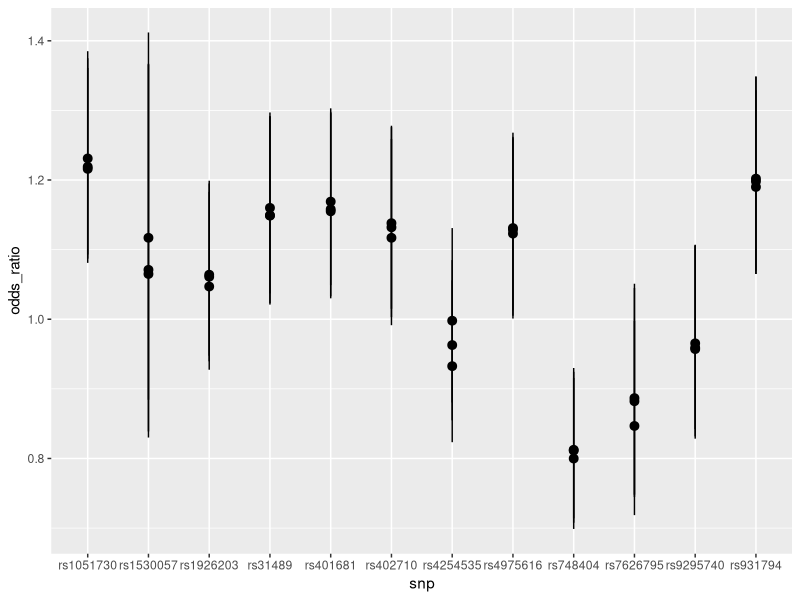
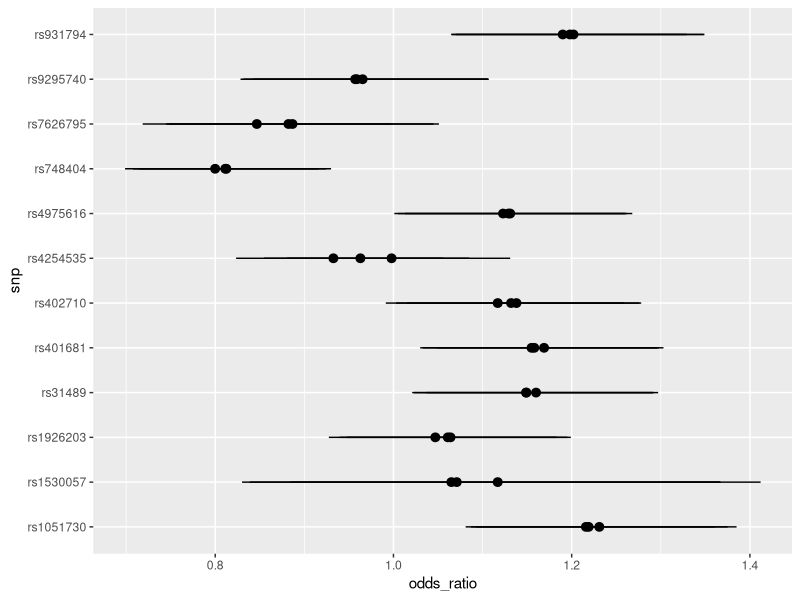
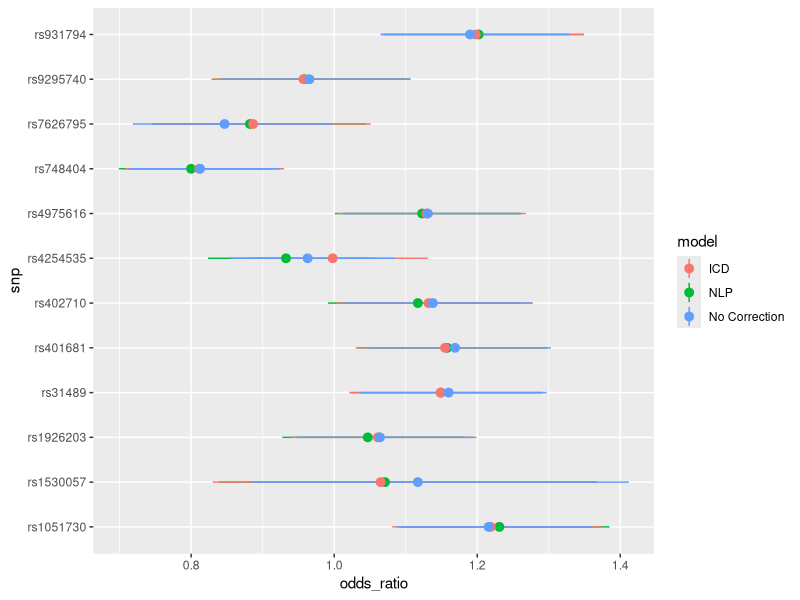
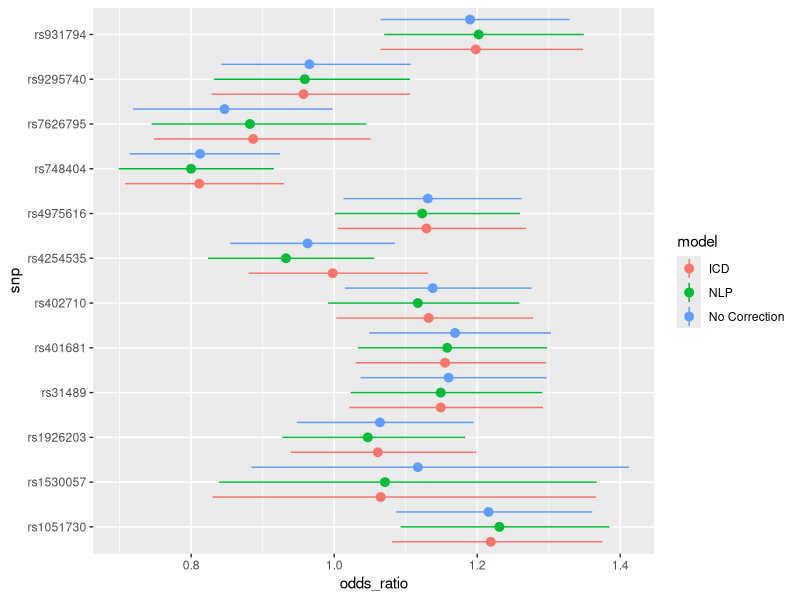
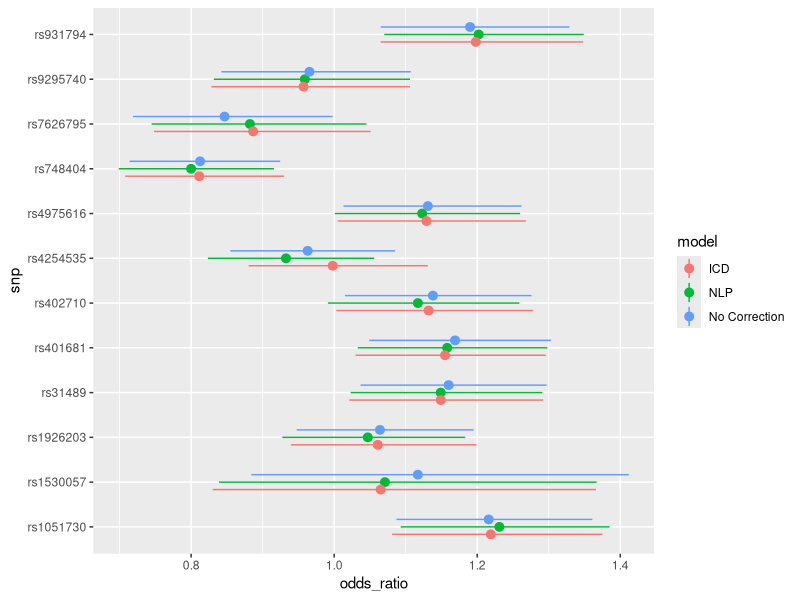
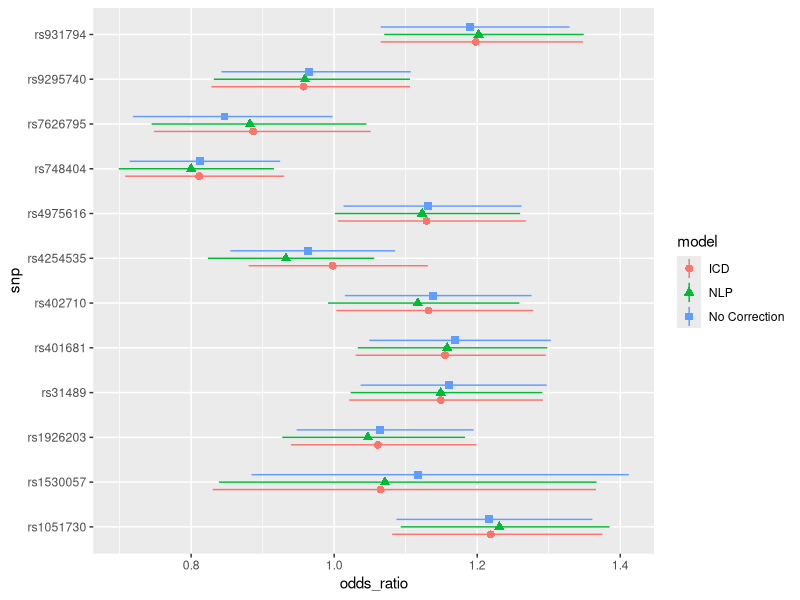
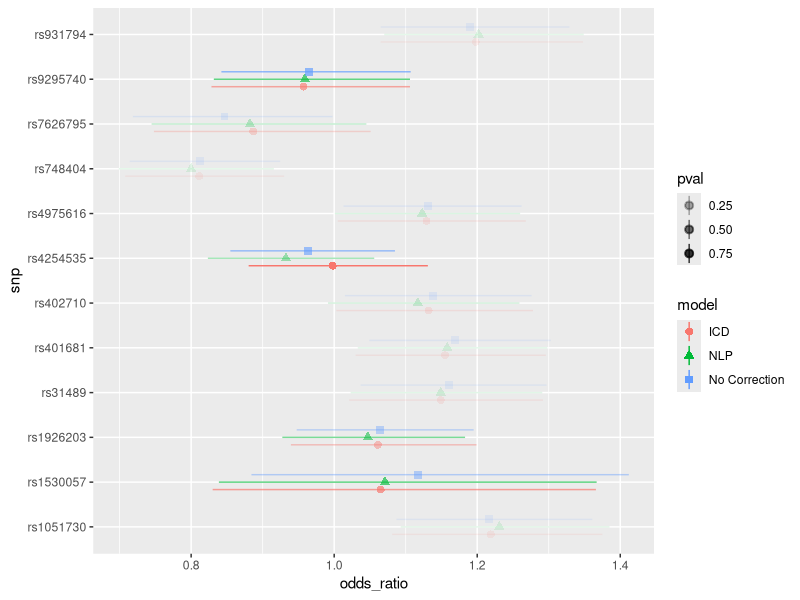
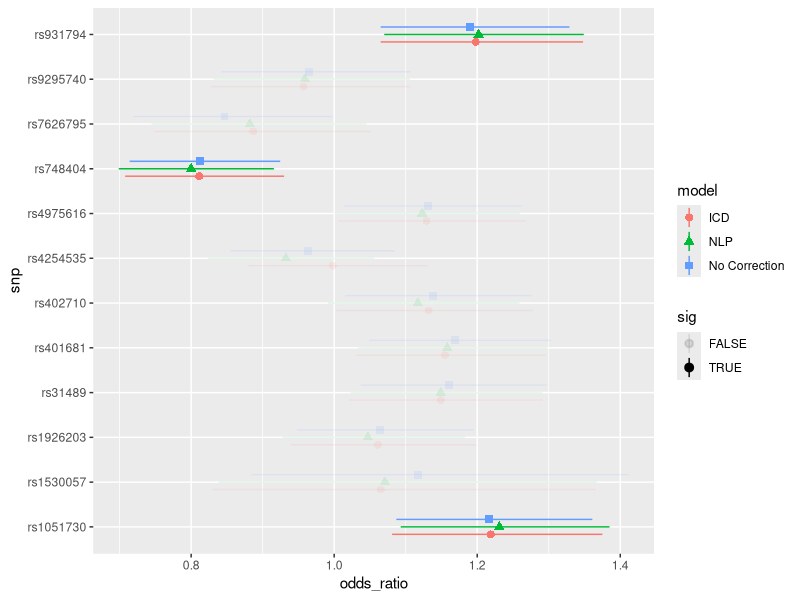

Generate these figures, in order, with R: (Note: this script raises an error after producing the figures.)
library(ggplot2)
library(readr)
library(magrittr)
library(dplyr)

data <- read_csv(file = "Example_ForestPlot_Data.csv")

## Let's try a generic forest plot with all of the data
## Note that geom_point range requires a mapping for the x-axis, a value for the point on y, then a ymin and y max value
ggplot(data) + 
  geom_pointrange(aes(x = snp, y = odds_ratio, ymin = lower_ci, ymax = upper_ci))

## But in forest plots in genetics we have the predictor on the y-axis beta along the x-axis
## We need to change the coordinate space!
ggplot(data) +
  geom_pointrange(aes(x = snp, y = odds_ratio, ymin = lower_ci, ymax = upper_ci)) +
  coord_flip()

## To be able to compare models I need to be able to see them in different colors
## Use the color mapping/aesthetic!
ggplot(data) +
  geom_pointrange(aes(x = snp, y = odds_ratio, ymin = lower_ci, ymax = upper_ci, color = model)) +
  coord_flip()

## I really don't want each line layered on each other. 
## Can control using "position" argument which allows to set how wide apart they are
ggplot(data) +
  geom_pointrange(aes(x = snp, y = odds_ratio, ymin = lower_ci, ymax = upper_ci, color = model), position = position_dodge(width = 1)) +
  coord_flip()

## Ok this makes it easier to see, but now looks lke a ton of tests rather than groups of 3 models for each SNP
## Make the width a bit less to see those discrete bins
ggplot(data) +
  geom_pointrange(aes(x = snp, y = odds_ratio, ymin = lower_ci, ymax = upper_ci, color = model), position = position_dodge(width = 0.5)) +
  coord_flip()

## What if you are printing this graph on a b/w printer?
## Bring in shape scale!
ggplot(data) +
  geom_pointrange(aes(x = snp, y = odds_ratio, ymin = lower_ci, ymax = upper_ci, color = model, shape = model), position = position_dodge(width = 0.5)) +
  coord_flip()

## What else would be helpful for us to know about these models? 
## In comparing these methods it would be helpful to check type 1/type 2 error
## Let's use pval as an alpha shading
ggplot(data) +
  geom_pointrange(aes(x = snp, y = odds_ratio, ymin = lower_ci, ymax = upper_ci, color = model, shape = model, alpha = pval), position = position_dodge(width = 0.5)) +
  coord_flip()

## Well that's not quite what we want, we really want to show models that are significant and those that aren't
## Need a new variable!
data %<>% mutate(sig = ifelse(pval>(0.05/12), yes = FALSE, no = TRUE))

ggplot(data) +
  geom_pointrange(aes(x = snp, y = odds_ratio, ymin = lower_ci, ymax = upper_ci, color = model, shape = model, alpha = sig), position = position_dodge(width = 0.5)) +
  coord_flip()

## I really would prefer the alphas to not be quite that transparent.
## Use scale options
ggplot(data) +
  geom_pointrange(aes(x = snp, y = odds_ratio, ymin = lower_ci, ymax = upper_ci, color = model, shape = model, alpha = sig), position = position_dodge(width = 0.5)) +
  scale_alpha_manual(values = c(0.5,1)) +
  coord_flip()

## Now lets add a line to make it more clear those associations that have a risk vs protective odds ratio
## We can use geom_hline or geom_vline for horizontal and vertical lines respectively
## Rember that we have the coord_flip so although we want the vertical line, we need to use geom_hline
ggplot(data) +
  geom_pointrange(aes(x = snp, y = odds_ratio, ymin = lower_ci, ymax = upper_ci, color = model, shape = model, alpha = sig), position = position_dodge(width = 0.5)) +
  geom_hline(y = 1) +
  scale_alpha_manual(values = c(0.5,1)) +
  coord_flip()

## That seems a bit stark, let's change it to a dashed line
ggplot(data) +
  geom_pointrange(aes(x = snp, y = odds_ratio, ymin = lower_ci, ymax = upper_ci, color = model, shape = model, alpha = sig), position = position_dodge(width = 0.5)) +
  geom_hline(y = 1, lty = 2) +
  scale_alpha_manual(values = c(0.5,1)) +
  coord_flip()


## I want to make these even more clear to the viewer. Let's make the non-significant models have an open shape
## To do that we need to change the shapes to those that have a fill color and add the fill aesthetic
## Use the fill aesthetic
ggplot(data) +
  geom_pointrange(aes(x = snp, y = odds_ratio, ymin = lower_ci, ymax = upper_ci, color = model, shape = model, alpha = sig, fill = sig), position = position_dodge(width = 0.5)) +
  geom_hline(y = 1, lty = 2) +
  scale_shape_manual(values = c(23,22,24)) +
  scale_alpha_manual(values = c(0.5,1)) +
  coord_flip()

## This gives us the option of two colors one for significant models and one for non-significant models
## But I really would like to have the fill in the significant models to be the same as color of the bar
## The only way to do this is change the underlying data structure to call them different variables in "sig"
## Will will need to change alpha to account for these values
data %<>% mutate(sig = factor(ifelse(sig == FALSE, yes = 0, no = ifelse(model=="ICD",yes = 1,no = ifelse(model=="NLP",yes = 2,no = 3))),levels =  c(0,1,2,3)))

ggplot(data) +
  geom_pointrange(aes(x = snp, y = odds_ratio, ymin = lower_ci, ymax = upper_ci, color = model, shape = model, alpha = sig, fill = sig), position = position_dodge(width = 0.5)) +
  geom_hline(y = 1, lty = 2) +
  scale_alpha_manual(values = c(0.5,1,1,1)) +
  scale_shape_manual(values = c(23,22,24)) +
  scale_fill_manual(values = c("white","red","green","blue")) +
  coord_flip()

## Let's customize our colors to make this easier on color blind folks
ggplot(data) +
  geom_pointrange(aes(x = snp, y = odds_ratio, ymin = lower_ci, ymax = upper_ci, color = model, shape = model, alpha = sig, fill = sig), position = position_dodge(width = 0.5)) +
  geom_hline(y = 1, lty = 2) +
  scale_alpha_manual(values = c(0.5,1,1,1)) +
  scale_shape_manual(values = c(23,22,24)) +
  scale_fill_manual(values = c("white","#000000","#e79f00","#0072B2")) +
  scale_color_manual(values = c("#000000","#e79f00","#0072B2")) +
  coord_flip()

## These are replications of known associations. It would be great to have a sense of the original OR of the significant models
## We can add a new layer to the figure
original_assocs <- tbl_df(data.frame(snp = c("rs1051730","rs931794","rs748404"), odds_ratio = c(1.35,1.39,0.87)))

ggplot(data) +
  geom_pointrange(aes(x = snp, y = odds_ratio, ymin = lower_ci, ymax = upper_ci, color = model, shape = model, alpha = sig, fill = sig), position = position_dodge(width = 0.5)) +
  geom_hline(y = 1, lty = 2) +
  geom_point(data = original_assocs, aes(x=snp, y = odds_ratio),color = "red", size = 3) +
  scale_alpha_manual(values = c(0.5,1,1,1)) +
  scale_shape_manual(values = c(23,22,24)) +
  scale_fill_manual(values = c("white","#000000","#e79f00","#0072B2")) +
  scale_color_manual(values = c("#000000","#e79f00","#0072B2")) +
  coord_flip()

## Ok the data part of our figure looks great. Let's fix the guide portion
## Conceptually we have two make types of information we are trying to convey:
## 1. Which adjustment method we used
## 2. Whether the model was significant
## Model looks good, thought I would like it to be in the same order as on the plot. We can fix that using the breaks option
## We can also clean up the labels using "labels" and "name"
ggplot(data) +
  geom_pointrange(aes(x = snp, y = odds_ratio, ymin = lower_ci, ymax = upper_ci, color = model, shape = model, alpha = sig, fill = sig), position = position_dodge(width = 0.5)) +
  geom_hline(y = 1, lty = 2) +
  geom_point(data = original_assocs, aes(x=snp, y = odds_ratio),color = "red", size = 3) +
  scale_alpha_manual(values = c(0.5,1,1,1)) +
  scale_fill_manual(values = c("white","#000000","#e79f00","#0072B2")) +
  scale_shape_manual(values = c(23,22,24), breaks = c("No Correction","NLP","ICD"), labels = c("Unadjusted","NLP","ICD"), name = "Adjustment Type") +
  scale_color_manual(values = c("#000000","#e79f00","#0072B2"), breaks = c("No Correction","NLP","ICD"),labels = c("Unadjusted","NLP","ICD"), name = "Adjustment Type") +
  coord_flip()

## Sig is kind of a train wreck with four levels, 3 of which are identical (except for fill color which does not appear in the guide)
## We can collapse them using breaks and do the same labeling as above
ggplot(data) +
  geom_pointrange(aes(x = snp, y = odds_ratio, ymin = lower_ci, ymax = upper_ci, color = model, shape = model, alpha = sig, fill = sig), position = position_dodge(width = 0.5)) +
  geom_hline(y = 1, lty = 2) +
  geom_point(data = original_assocs, aes(x=snp, y = odds_ratio),color = "red", size = 3) +
  scale_alpha_manual(values = c(0.5,1,1,1), breaks = c(0,1), labels = c("Not Significant","Significant (p<0.004)"), name = "Genetic Association") +
  scale_fill_manual(values = c("white","#000000","#e79f00","#0072B2"), breaks = c("white","#000000"), labels = c("Not Significant","Significant(p<0.004")) +
  scale_shape_manual(values = c(23,22,24), breaks = c("No Correction","NLP","ICD"), labels = c("Unadjusted","NLP","ICD"), name = "Adjustment Type") +
  scale_color_manual(values = c("#000000","#e79f00","#0072B2"), breaks = c("No Correction","NLP","ICD"),labels = c("Unadjusted","NLP","ICD"), name = "Adjustment Type") +
  coord_flip()


## Finally I want to force some of the aesthetics in the Guide
## I want all of the "Adjustment type" Shapes to be filled in
## I want the "Genetic Association" shapes to be filled/empty and be a different shape.
## We can use guides() to accomplish this
ggplot(data) +
  geom_pointrange(aes(x = snp, y = odds_ratio, ymin = lower_ci, ymax = upper_ci, color = model, shape = model, alpha = sig, fill = sig), position = position_dodge(width = 0.5)) +
  geom_hline(y = 1, lty = 2) +
  geom_point(data = original_assocs, aes(x=snp, y = odds_ratio),color = "red", size = 3) +
  scale_alpha_manual(values = c(0.5,1,1,1), breaks = c(0,1), labels = c("Not Significant","Significant (p<0.004)"), name = "Genetic Association") +
  scale_fill_manual(values = c("white","#000000","#e79f00","#0072B2"), breaks = c("white","#000000"), labels = c("Not Significant","Significant(p<0.004")) +
  scale_shape_manual(values = c(23,22,24), breaks = c("No Correction","NLP","ICD"), labels = c("Unadjusted","NLP","ICD"), name = "Adjustment Type") +
  scale_color_manual(values = c("#000000","#e79f00","#0072B2"), breaks = c("No Correction","NLP","ICD"),labels = c("Unadjusted","NLP","ICD"), name = "Adjustment Type") +
  coord_flip() +
  guides(color = guide_legend(override.aes = list(fill = c("#0072B2","#e79f00","#000000"))),
         alpha = guide_legend(override.aes = list(shape = 22, fill = c("white","#000000"), alpha = c(0.5,1))))

# Now let's clean up axis labels and add a title
ggplot(data) +
  geom_pointrange(aes(x = snp, y = odds_ratio, ymin = lower_ci, ymax = upper_ci, color = model, shape = model, alpha = sig, fill = sig), position = position_dodge(width = 0.5)) +
  geom_hline(y = 1, lty = 2) +
  geom_point(data = original_assocs, aes(x=snp, y = odds_ratio),color = "red", size = 3) +
  scale_alpha_manual(values = c(0.5,1,1,1), breaks = c(0,1), labels = c("Not Significant","Significant (p<0.004)"), name = "Genetic Association") +
  scale_fill_manual(values = c("white","#000000","#e79f00","#0072B2"), breaks = c("white","#000000"), labels = c("Not Significant","Significant(p<0.004")) +
  scale_shape_manual(values = c(23,22,24), breaks = c("No Correction","NLP","ICD"), labels = c("Unadjusted","NLP","ICD"), name = "Adjustment Type") +
  scale_color_manual(values = c("#000000","#e79f00","#0072B2"), breaks = c("No Correction","NLP","ICD"),labels = c("Unadjusted","NLP","ICD"), name = "Adjustment Type") +
  coord_flip() +
  guides(color = guide_legend(override.aes = list(fill = c("#0072B2","#e79f00","#000000"))),
         alpha = guide_legend(override.aes = list(shape = 22, fill = c("white","#000000"), alpha = c(0.5,1)))) +
  ylab("Odds Ratio") +
  xlab("") +
  ggtitle("Effect of Smoking Detection Algorithm on Lung Cancer Genetic Associations")

# Dislike the grey background?
# Now let's clean up axis labels and add a title
ggplot(data) +
  geom_pointrange(aes(x = snp, y = odds_ratio, ymin = lower_ci, ymax = upper_ci, color = model, shape = model, alpha = sig, fill = sig), position = position_dodge(width = 0.5)) +
  geom_hline(y = 1, lty = 2) +
  geom_point(data = original_assocs, aes(x=snp, y = odds_ratio),color = "red", size = 3) +
  scale_alpha_manual(values = c(0.5,1,1,1), breaks = c(0,1), labels = c("Not Significant","Significant (p<0.004)"), name = "Genetic Association") +
  scale_fill_manual(values = c("white","#000000","#e79f00","#0072B2"), breaks = c("white","#000000"), labels = c("Not Significant","Significant(p<0.004")) +
  scale_shape_manual(values = c(23,22,24), breaks = c("No Correction","NLP","ICD"), labels = c("Unadjusted","NLP","ICD"), name = "Adjustment Type") +
  scale_color_manual(values = c("#000000","#e79f00","#0072B2"), breaks = c("No Correction","NLP","ICD"),labels = c("Unadjusted","NLP","ICD"), name = "Adjustment Type") +
  coord_flip() +
  guides(color = guide_legend(override.aes = list(fill = c("#0072B2","#e79f00","#000000"))),
         alpha = guide_legend(override.aes = list(shape = 22, fill = c("white","#000000"), alpha = c(0.5,1)))) +
  ylab("Odds Ratio") +
  xlab("") +
  ggtitle("Effect of Smoking Detection Algorithm on Lung Cancer Genetic Associations") +
  theme_bw()


